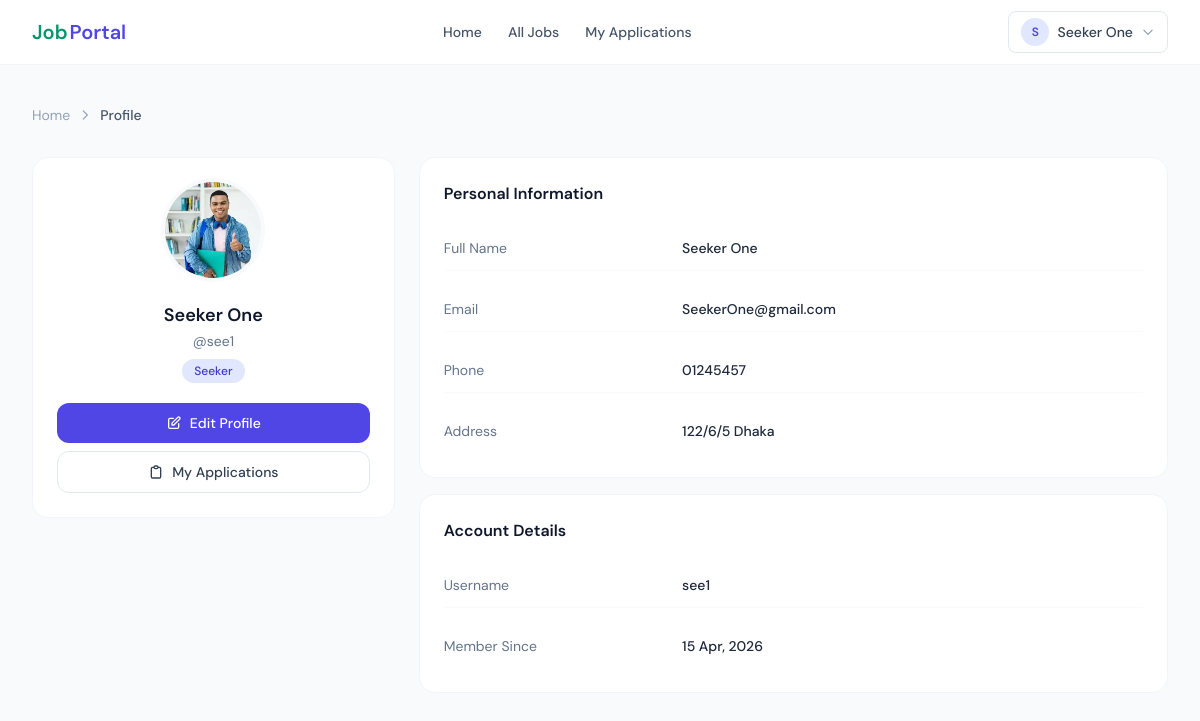
The app's page /profile/ (signed in) with its own data.
### Job_Portal_App/models.py (models this page shows, shortened)
class UserInfoModel(AbstractUser):
    USER_TYPES = [
        ("Seeker", "Seeker"),
        ("Recruiter", "Recruiter"),
    ]
    display_name = models.CharField(
        max_length=255,
        null=True,
    )
    user_types = models.CharField(
        choices=USER_TYPES,
        max_length=25,
        null=True,
    )

class JobSeekerProfileModel(models.Model):
    seeker = models.OneToOneField(
        UserInfoModel,
        on_delete=models.CASCADE,
        related_name="seeker_profile",
        null=True,
    )
    profile_picture = models.ImageField(
        upload_to="seeker_photos/",
        null=True,
    )
    address = models.TextField(
        null=True,
    )
    phone = models.CharField(
        max_length=20,
        null=True,
    )

### Job_Portal_App/views.py (the view)
# urls.py: path("profile/", profile_page, name="profile_page"),
@login_required
def profile_page(request):
    return render(request, "profile.html")

### Job_Portal_App/templates/profile.html (shortened to what this page needs)
{% extends 'master/base.html' %}
{% block blockname %}
<div class="max-w-7xl mx-auto px-4 sm:px-6 lg:px-8 py-10">
  <nav class="flex items-center gap-2 text-sm text-slate-400 mb-8">
    <a href="{% url 'home_page' %}" class="hover:text-slate-600 transition-colors">Home</a>
    <svg class="w-3.5 h-3.5" fill="none" stroke="currentColor" viewBox="0 0 24 24"><path stroke-linecap="round" stroke-linejoin="round" stroke-width="2" d="M9 5l7 7-7 7"/></svg>
    <span class="text-slate-600 font-medium">Profile</span>
  </nav>
  <div class="grid lg:grid-cols-3 gap-6">
    <div class="lg:col-span-1 space-y-4">
      <div class="bg-white rounded-2xl border border-slate-100 p-6 text-center">
        <div class="relative inline-block mb-4">
          {% if request.user.user_types == "Recruiter" %}
            {% if request.user.recruiter_profile.logo %}
              <img src="{{ request.user.recruiter_profile.logo.url }}" alt="Logo" class="w-24 h-24 rounded-full object-cover mx-auto ring-4 ring-slate-50" />
            {% else %}
              <div class="w-24 h-24 rounded-full bg-emerald-100 flex items-center justify-center mx-auto ring-4 ring-slate-50">
                <span class="text-emerald-600 text-3xl font-semibold">{{ request.user.display_name|default:request.user.username|slice:":1"|upper }}</span>
              </div>
            {% endif %}
          {% else %}
            {% if request.user.seeker_profile.profile_picture %}
              <img src="{{ request.user.seeker_profile.profile_picture.url }}" alt="Photo" class="w-24 h-24 rounded-full object-cover mx-auto ring-4 ring-slate-50" />
            {% else %}
              <div class="w-24 h-24 rounded-full bg-indigo-100 flex items-center justify-center mx-auto ring-4 ring-slate-50">
                <span class="text-indigo-600 text-3xl font-semibold">{{ request.user.display_name|default:request.user.username|slice:":1"|upper }}</span>
              </div>
            {% endif %}
          {% endif %}
        </div>
        <h2 class="text-lg font-semibold text-slate-900">{{ request.user.display_name|default:request.user.username }}</h2>
        <p class="text-sm text-slate-500 mt-0.5">@{{ request.user.username }}</p>
        <span class="inline-block mt-2 text-xs px-3 py-1 rounded-full font-medium {% if request.user.user_types == 'Recruiter' %}bg-emerald-100 text-emerald-700{% else %}bg-indigo-100 text-indigo-700{% endif %}">
          {{ request.user.user_types }}
        </span>
        <div class="mt-5 space-y-2">
          <a href="{% url 'profile_update' %}" class="w-full flex items-center justify-center gap-2 px-4 py-2.5 bg-indigo-600 hover:bg-indigo-700 text-white text-sm font-medium rounded-xl transition-colors">
            <svg class="w-4 h-4" fill="none" stroke="currentColor" viewBox="0 0 24 24"><path stroke-linecap="round" stroke-linejoin="round" stroke-width="2" d="M11 5H6a2 2 0 00-2 2v11a2 2 0 002 2h11a2 2 0 002-2v-5m-1.414-9.414a2 2 0 112.828 2.828L11.828 15H9v-2.828l8.586-8.586z"/></svg>
            Edit Profile
          </a>
          {% if request.user.user_types == 'Seeker' %}
            <a href="{% url 'job_applied' %}" class="w-full flex items-center justify-center gap-2 px-4 py-2.5 border border-slate-200 hover:bg-slate-50 text-slate-700 text-sm font-medium rounded-xl transition-colors">
              <svg class="w-4 h-4" fill="none" stroke="currentColor" viewBox="0 0 24 24"><path stroke-linecap="round" stroke-linejoin="round" stroke-width="2" d="M9 5H7a2 2 0 00-2 2v12a2 2 0 002 2h10a2 2 0 002-2V7a2 2 0 00-2-2h-2M9 5a2 2 0 002 2h2a2 2 0 002-2M9 5a2 2 0 012-2h2a2 2 0 012 2"/></svg>
              My Applications
            </a>
          {% endif %}
        </div>
      </div>
    </div>
    <div class="lg:col-span-2 space-y-4">
      <div class="bg-white rounded-2xl border border-slate-100 p-6">
        <h3 class="text-base font-semibold text-slate-900 mb-5">
          {% if request.user.user_types == "Recruiter" %}Company Information{% else %}Personal Information{% endif %}
        </h3>
        <dl class="space-y-4">
          {% if request.user.user_types == "Recruiter" %}
            <div class="grid grid-cols-3 gap-4 py-3 border-b border-slate-50">
              <dt class="text-sm text-slate-500">Company Name</dt>
              <dd class="col-span-2 text-sm font-medium text-slate-800">
                {% if request.user.recruiter_profile.company_name %}{{ request.user.recruiter_profile.company_name }}{% else %}<span class="text-slate-400 italic">Not set</span>{% endif %}
              </dd>
            </div>
            <div class="grid grid-cols-3 gap-4 py-3 border-b border-slate-50">
              <dt class="text-sm text-slate-500">Official Email</dt>
              <dd class="col-span-2 text-sm font-medium text-slate-800">{{ request.user.recruiter_profile.email|default:request.user.email }}</dd>
            </div>
            <div class="grid grid-cols-3 gap-4 py-3 border-b border-slate-50">
              <dt class="text-sm text-slate-500">Phone</dt>
              <dd class="col-span-2 text-sm font-medium text-slate-800">
                {% if request.user.recruiter_profile.phone %}{{ request.user.recruiter_profile.phone }}{% else %}<span class="text-slate-400 italic">Not set</span>{% endif %}
              </dd>
            </div>
            <div class="grid grid-cols-3 gap-4 py-3">
              <dt class="text-sm text-slate-500">Address</dt>
              <dd class="col-span-2 text-sm font-medium text-slate-800">
                {% if request.user.recruiter_profile.address %}{{ request.user.recruiter_profile.address }}{% else %}<span class="text-slate-400 italic">Not set</span>{% endif %}
              </dd>
            </div>
          {% else %}
            <div class="grid grid-cols-3 gap-4 py-3 border-b border-slate-50">
              <dt class="text-sm text-slate-500">Full Name</dt>
              <dd class="col-span-2 text-sm font-medium text-slate-800">{{ request.user.display_name|default:request.user.username }}</dd>
            </div>
            <div class="grid grid-cols-3 gap-4 py-3 border-b border-slate-50">
              <dt class="text-sm text-slate-500">Email</dt>
              <dd class="col-span-2 text-sm font-medium text-slate-800">{{ request.user.email }}</dd>
            </div>
            <div class="grid grid-cols-3 gap-4 py-3 border-b border-slate-50">
              <dt class="text-sm text-slate-500">Phone</dt>
              <dd class="col-span-2 text-sm font-medium text-slate-800">
                {% if request.user.seeker_profile.phone %}{{ request.user.seeker_profile.phone }}{% else %}<span class="text-slate-400 italic">Not set</span>{% endif %}
              </dd>
            </div>
            <div class="grid grid-cols-3 gap-4 py-3">
              <dt class="text-sm text-slate-500">Address</dt>
              <dd class="col-span-2 text-sm font-medium text-slate-800">
                {% if request.user.seeker_profile.address %}{{ request.user.seeker_profile.address }}{% else %}<span class="text-slate-400 italic">Not set</span>{% endif %}
              </dd>
            </div>
          {% endif %}
        </dl>
      </div>
      <div class="bg-white rounded-2xl border border-slate-100 p-6">
        <h3 class="text-base font-semibold text-slate-900 mb-5">Account Details</h3>
        <dl class="space-y-4">
          <div class="grid grid-cols-3 gap-4 py-3 border-b border-slate-50">
            <dt class="text-sm text-slate-500">Username</dt>
            <dd class="col-span-2 text-sm font-medium text-slate-800">{{ request.user.username }}</dd>
          </div>
          <div class="grid grid-cols-3 gap-4 py-3">
            <dt class="text-sm text-slate-500">Member Since</dt>
            <dd class="col-span-2 text-sm font-medium text-slate-800">{{ request.user.date_joined|date:"d M, Y" }}</dd>
          </div>
        </dl>
      </div>
    </div>
  </div>
</div>
{% endblock %}

### Job_Portal_App/templates/master/nav.html (shortened to what this page needs)
<nav class="bg-white border-b border-slate-100 sticky top-0 z-50">
  <div class="max-w-7xl mx-auto px-4 sm:px-6 lg:px-8">
    <div class="flex items-center justify-between h-16">
      <a href="{% url 'home_page' %}" class="flex items-center gap-0.5 shrink-0">
        <span class="text-xl font-semibold text-emerald-600">Job</span><span class="text-xl font-semibold text-indigo-600">Portal</span>
      </a>
      <div class="hidden md:flex items-center gap-0.5">
        <a href="{% url 'home_page' %}" class="px-3 py-2 rounded-lg text-sm font-medium transition-colors {% if request.path == '/' %}text-indigo-600 bg-indigo-50{% else %}text-slate-600 hover:text-slate-900 hover:bg-slate-50{% endif %}">Home</a>
        {% if request.user.user_types == 'Recruiter' %}
          <a href="{% url 'job_list' %}" class="px-3 py-2 rounded-lg text-sm font-medium transition-colors {% if request.path == '/job-list/' %}text-indigo-600 bg-indigo-50{% else %}text-slate-600 hover:text-slate-900 hover:bg-slate-50{% endif %}">My Job Posts</a>
          <a href="{% url 'job_post' %}" class="px-3 py-2 rounded-lg text-sm font-medium transition-colors {% if request.path == '/job-post/' %}text-indigo-600 bg-indigo-50{% else %}text-slate-600 hover:text-slate-900 hover:bg-slate-50{% endif %}">Post a Job</a>
        {% elif request.user.user_types == 'Seeker' %}
          <a href="{% url 'job_list' %}" class="px-3 py-2 rounded-lg text-sm font-medium transition-colors {% if request.path == '/job-list/' %}text-indigo-600 bg-indigo-50{% else %}text-slate-600 hover:text-slate-900 hover:bg-slate-50{% endif %}">All Jobs</a>
          <a href="{% url 'job_applied' %}" class="px-3 py-2 rounded-lg text-sm font-medium transition-colors {% if request.path == '/applied-job/' %}text-indigo-600 bg-indigo-50{% else %}text-slate-600 hover:text-slate-900 hover:bg-slate-50{% endif %}">My Applications</a>
        {% else %}
          <a href="{% url 'job_list' %}" class="px-3 py-2 rounded-lg text-sm font-medium transition-colors {% if request.path == '/job-list/' %}text-indigo-600 bg-indigo-50{% else %}text-slate-600 hover:text-slate-900 hover:bg-slate-50{% endif %}">All Jobs</a>
        {% endif %}
      </div>
      <div class="hidden md:flex items-center gap-3">
        {% if request.user.is_authenticated %}
          <div class="relative" id="profile-dd">
            <button onclick="toggleDD()" class="flex items-center gap-2 px-3 py-1.5 rounded-lg border border-slate-200 hover:bg-slate-50 transition-colors text-sm font-medium text-slate-700">
              <div class="w-7 h-7 rounded-full bg-indigo-100 flex items-center justify-center">
                <span class="text-indigo-600 text-xs font-semibold">{{ request.user.display_name|default:request.user.username|slice:":1"|upper }}</span>
              </div>
              <span class="max-w-[100px] truncate">{{ request.user.display_name|default:request.user.username }}</span>
              <svg class="w-3.5 h-3.5 text-slate-400" fill="none" stroke="currentColor" viewBox="0 0 24 24"><path stroke-linecap="round" stroke-linejoin="round" stroke-width="2" d="M19 9l-7 7-7-7"/></svg>
            </button>
          </div>
        {% else %}
          <a href="{% url 'login_page' %}" class="px-4 py-2 text-sm font-medium text-slate-700 hover:text-slate-900 transition-colors">Login</a>
          <a href="{% url 'register_page' %}" class="px-4 py-2 bg-indigo-600 hover:bg-indigo-700 text-white text-sm font-medium rounded-lg transition-colors">Register</a>
        {% endif %}
      </div>
    </div>
  </div>
</nav>

### Job_Portal_App/templates/master/base.html (style rules this page uses)
body { font-family: 'DM Sans', sans-serif; }

### records on screen
UserInfoModel: user.display_name "S", user.display_name "Seeker One", user.seeker_profile.profile_picture (picture), user.username "see1", user.user_types "Seeker", user.email "SeekerOne@gmail.com", user.seeker_profile.phone "01245457", user.seeker_profile.address "122/6/5 Dhaka", user.date_joined "15 Apr, 2026"
